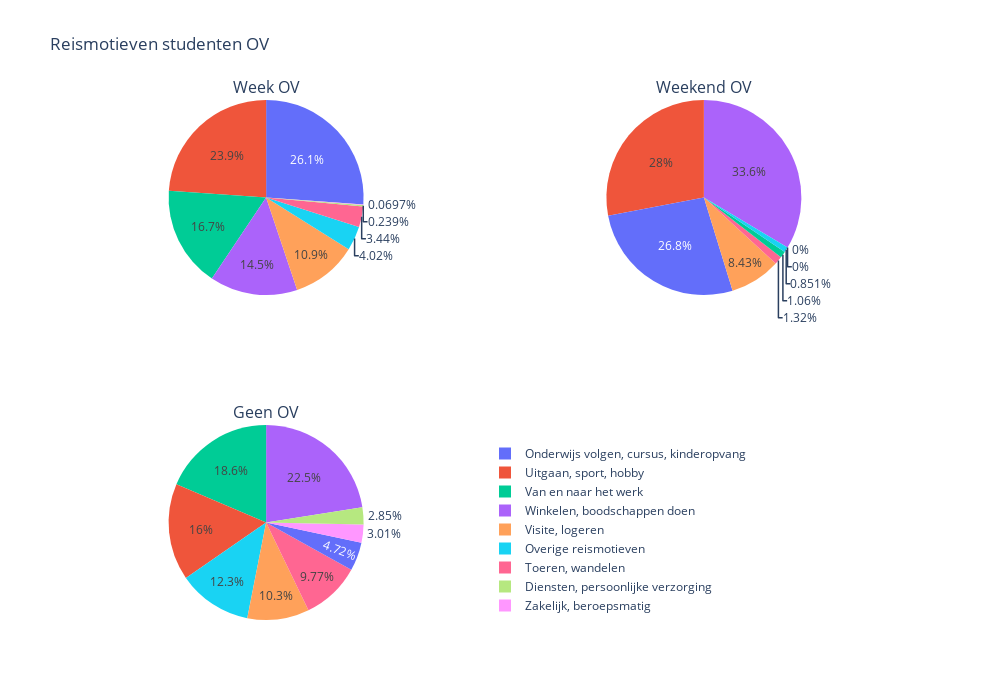

Notebook code for this chart:
### Code cell
#Subplotjes
from plotly.subplots import make_subplots
import plotly.graph_objects as go

specs = [[{'type':'domain'}, {'type':'domain'}], [{'type':'domain'}, {'type':'domain'}]]
fig = make_subplots(
    rows=2, cols=2,
    subplot_titles=("Week OV", "Weekend OV", "Geen OV"), 
    specs = specs)

fig.add_trace(go.Pie(values = data_motief_hoi['Verplaatsingen_1'], labels = data_motief_hoi['Reismotieven']), row=1, col=1)

fig.add_trace(go.Pie(values = data_motief_weekend['Verplaatsingen_1'], labels = data_motief_weekend['Reismotieven']), row=1, col=2)
fig.add_trace(go.Pie(values = data_motief_geen['Verplaatsingen_1'], labels = data_motief_geen['Reismotieven']), row=2, col=1)

fig.update_layout(height=700, width=1000,
                  title_text="Reismotieven studenten OV ")
fig.update_layout(showlegend = True)
fig.update_layout(legend=dict(
    yanchor="bottom",
    y=0,
    xanchor="left",
    x=0.5
))

fig.show()

### Figure 1 — Plotly figure (JSON) as saved in the notebook; plotly's stock layout.template omitted (floating-point values rounded to 4 significant figures)
{"data": [{"domain": {"x": [0, 0.45], "y": [0.625, 1]}, "labels": ["Diensten, persoonlijke verzorging", "Onderwijs volgen, cursus, kinderopvang", "Overige reismotieven", "Toeren, wandelen", "Uitgaan, sport, hobby", "Van en naar het werk", "Visite, logeren", "Winkelen, boodschappen doen", "Zakelijk, beroepsmatig"], "type": "pie", "values": [4.38, 479.9, 73.82, 63.06, 438.7, 306.8, 200.6, 267.0, 1.28]}, {"domain": {"x": [0.55, 1], "y": [0.625, 1]}, "labels": ["Diensten, persoonlijke verzorging", "Onderwijs volgen, cursus, kinderopvang", "Overige reismotieven", "Toeren, wandelen", "Uitgaan, sport, hobby", "Van en naar het werk", "Visite, logeren", "Winkelen, boodschappen doen", "Zakelijk, beroepsmatig"], "type": "pie", "values": [0, 52.86, 1.68, 2.6, 55.28, 2.1, 16.64, 66.32, 0]}, {"domain": {"x": [0, 0.45], "y": [0, 0.375]}, "labels": ["Diensten, persoonlijke verzorging", "Onderwijs volgen, cursus, kinderopvang", "Overige reismotieven", "Toeren, wandelen", "Uitgaan, sport, hobby", "Van en naar het werk", "Visite, logeren", "Winkelen, boodschappen doen", "Zakelijk, beroepsmatig"], "type": "pie", "values": [115.1, 190.7, 495.6, 394.6, 647.8, 750.3, 414.1, 907.9, 121.7]}], "layout": {"annotations": [{"font": {"size": 16}, "showarrow": false, "text": "Week OV", "x": 0.225, "xanchor": "center", "xref": "paper", "y": 1, "yanchor": "bottom", "yref": "paper"}, {"font": {"size": 16}, "showarrow": false, "text": "Weekend OV", "x": 0.775, "xanchor": "center", "xref": "paper", "y": 1, "yanchor": "bottom", "yref": "paper"}, {"font": {"size": 16}, "showarrow": false, "text": "Geen OV", "x": 0.225, "xanchor": "center", "xref": "paper", "y": 0.375, "yanchor": "bottom", "yref": "paper"}], "height": 700, "legend": {"x": 0.5, "xanchor": "left", "y": 0, "yanchor": "bottom"}, "showlegend": true, "title": {"text": "Reismotieven studenten OV "}, "width": 1000}}
